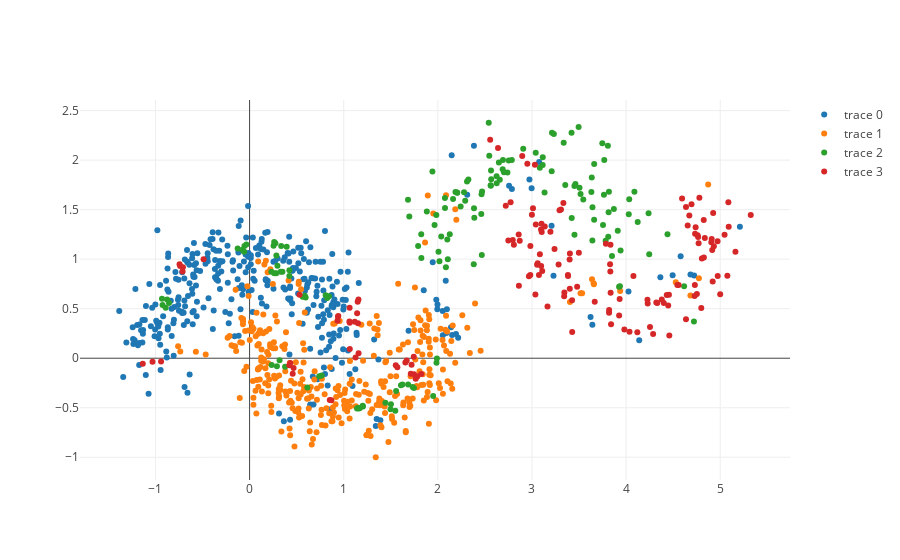

The notebook cell saved with this chart:
### Code cell
# This is just a convenient wrapper arouund KnnLabelCorrupter
#  that uses intuitive percent corrupt size so that corruption size
#  is dependent on the number of samples.
# Also, this allows for variance in the sizes of corruption
percent_corrupter = PercentLabelCorrupter(corrupt_chunk_perc=0.01, corrupt_chunk_perc_std=0.005, 
                                          noise_rate=0.2, random_state=0)
y_perc_corrupt = percent_corrupter.fit_transform(X,y)
plot_X_y(X,y_perc_corrupt)

### Figure 1 — Plotly figure (JSON) as saved in the notebook; plotly's stock layout.template omitted (floating-point values rounded to 4 significant figures; data arrays with more than 128 entries replaced by an {"elided": "..."} marker saying what was removed)
{"data": [{"mode": "markers", "type": "scatter", "x": {"elided": "354 float values"}, "y": {"elided": "354 float values"}}, {"mode": "markers", "type": "scatter", "x": {"elided": "337 float values"}, "y": {"elided": "337 float values"}}, {"mode": "markers", "type": "scatter", "x": {"elided": "156 float values"}, "y": {"elided": "156 float values"}}, {"mode": "markers", "type": "scatter", "x": {"elided": "153 float values"}, "y": {"elided": "153 float values"}}], "layout": {}}
